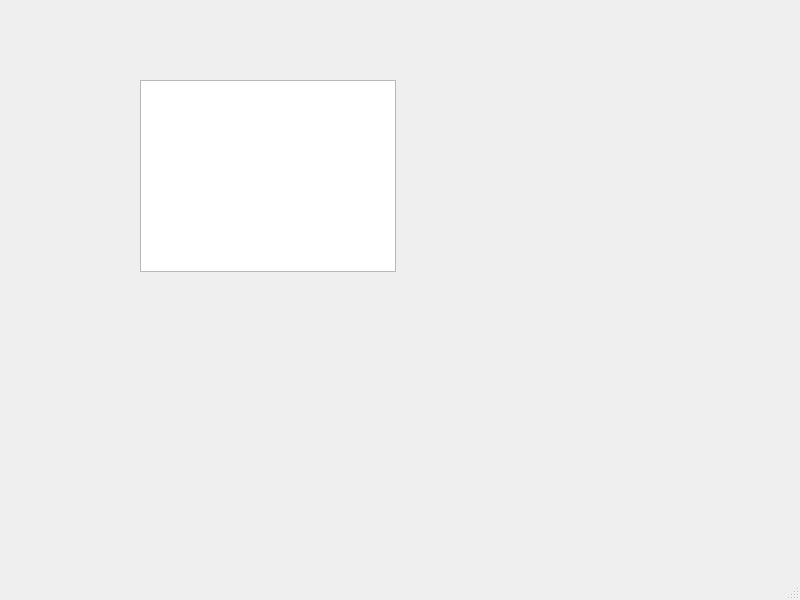
<?xml version="1.0" encoding="UTF-8"?>
<ui version="4.0">
 <class>MainWindow</class>
 <widget class="QMainWindow" name="MainWindow">
  <property name="geometry">
   <rect>
    <x>0</x>
    <y>0</y>
    <width>800</width>
    <height>600</height>
   </rect>
  </property>
  <property name="windowTitle">
   <string>MainWindow</string>
  </property>
  <widget class="QWidget" name="centralwidget">
   <widget class="QGraphicsView" name="graphicsView">
    <property name="geometry">
     <rect>
      <x>140</x>
      <y>80</y>
      <width>256</width>
      <height>192</height>
     </rect>
    </property>
   </widget>
   <widget class="QLabel" name="label">
    <property name="geometry">
     <rect>
      <x>240</x>
      <y>320</y>
      <width>261</width>
      <height>221</height>
     </rect>
    </property>
    <property name="text">
     <string/>
    </property>
    <property name="pixmap">
     <pixmap>icons/-__check_done_accept_ok-512.png</pixmap>
    </property>
   </widget>
  </widget>
  <widget class="QMenuBar" name="menubar">
   <property name="geometry">
    <rect>
     <x>0</x>
     <y>0</y>
     <width>800</width>
     <height>21</height>
    </rect>
   </property>
  </widget>
  <widget class="QStatusBar" name="statusbar"/>
 </widget>
 <resources/>
 <connections/>
</ui>
